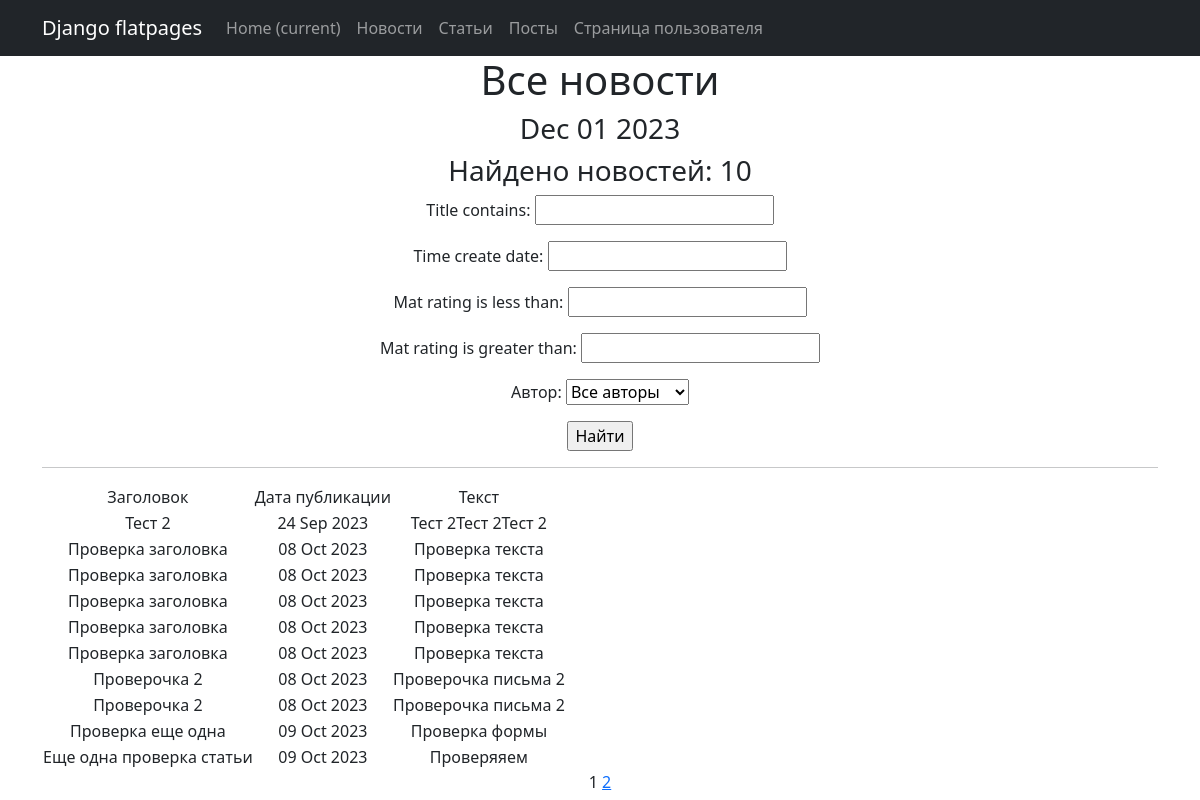
Page /news/ on the committed database.
### News/models.py (models this page shows, shortened)
class Post(models.Model):
    author = models.ForeignKey(Author, on_delete=models.CASCADE)
    type = models.BooleanField()
    time_create = models.DateTimeField(auto_now_add=True)
    category = models.ManyToManyField(Category, through='PostCategory')
    title = models.CharField(max_length=100)
    text = models.TextField()
    mat_rating = models.IntegerField(default=0)

### News/views.py (the view)
# urls.py: path('news/', NewsList.as_view(), name='news_list'),
class NewsList(ListView):
    model = Post
    ordering = '-time_create'
    template_name = 'news.html'
    context_object_name = 'news'
    paginate_by = 10
    def get_queryset(self):
        queryset = Post.objects.filter(type=0)
        self.filterset = PostFilter(self.request.GET, queryset)
        return self.filterset.qs
    def get_context_data(self, **kwargs):
        context = super().get_context_data(**kwargs)
        context['time_now'] = datetime.utcnow()
        context['filterset'] = self.filterset
        return context

### News/templatetags/custom_filters.py (called while the page is built)
@register.filter()
def censor(text: str):
    censor_list = [
        'убить',
        'уничтожить',
        'ненавижу',
    ]
    words_list = text.split(' ')
    for i, word in enumerate(words_list):
        if word in censor_list:
            words_list[i] = ''.join([word[0], '*' * (len(word) - 1)])
    words_list = ' '.join(words_list)
    return words_list

### News/templatetags/custom_tags.py (called while the page is built)
@register.simple_tag(takes_context=True)
def url_replace(context, **kwargs):
    d = context['request'].GET.copy()
    for k, v in kwargs.items():
        d[k] = v
    return d.urlencode()

### templates/news.html (shortened to what this page needs)
{% extends 'flatpages/default.html' %}
{% load custom_filters %}
{% load custom_tags %}
{% block content %}
   <h1>Все новости</h1>
   <h3>{{ time_now|date:'M d Y' }}</h3>
   <h3>Найдено новостей: {{ news|length }} </h3>
   <form action="" method="get">
       {{ filterset.form.as_p }}
       <input type="submit" value="Найти" />
   </form>
   <hr>
   {% if news %}
       <table>
           <tr>
               <td>Заголовок</td>
               <td>Дата публикации</td>
               <td>Текст</td>
           </tr>
           {% for post in news %}
           <tr>
               <td>{{ post.title|censor }}</td>
               <td>{{ post.time_create|date:'d M Y' }}</td>
               <td>{{ post.text|truncatewords:20|censor }}</td>
           </tr>
           {% endfor %}
       </table>
   {% else %}
       <h2>Новостей нет!</h2>
   {% endif %}
   {{ page_obj.number }}
   {% if page_obj.has_next %}
       <a href="?{% url_replace page=page_obj.next_page_number %}">{{ page_obj.next_page_number }}</a>
   {% endif %}
{% endblock content %}

### rows in the picture
Post: title|censor "Тест 2", time_create "24 Sep 2023", text|censor "Тест 2Тест 2Тест 2"
Post: title|censor "Проверка заголовка", time_create "08 Oct 2023", text|censor "Проверка текста"
Post: title|censor "Проверка заголовка", time_create "08 Oct 2023", text|censor "Проверка текста"
Post: title|censor "Проверка заголовка", time_create "08 Oct 2023", text|censor "Проверка текста"
Post: title|censor "Проверка заголовка", time_create "08 Oct 2023", text|censor "Проверка текста"
Post: title|censor "Проверка заголовка", time_create "08 Oct 2023", text|censor "Проверка текста"
Post: title|censor "Проверочка 2", time_create "08 Oct 2023", text|censor "Проверочка письма 2"
Post: title|censor "Проверочка 2", time_create "08 Oct 2023", text|censor "Проверочка письма 2"
Post: title|censor "Проверка еще одна", time_create "09 Oct 2023", text|censor "Проверка формы"
Post: title|censor "Еще одна проверка статьи", time_create "09 Oct 2023", text|censor "Проверяяем"

### other values in the picture
{{ time_now|date:'M d Y' }} "Dec 01 2023"
{{ news|length }} "10"
{{ page_obj.number }} "1"
{{ page_obj.next_page_number }} "2"
